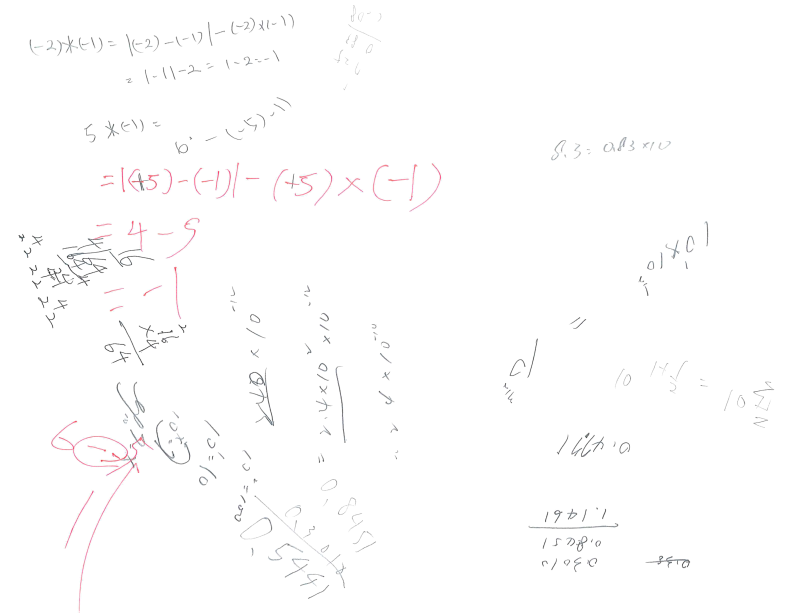
#> input picture assets/hw_layers/20261021144115234_p01.png, 1584 x 1225 px (shown at 1/2 size); its folder holds only this picture in this run
$ python inspect_hw_layers.py
#> lines starting #> are read from the running program, lines starting #| are printed output that depends on the picture; after the words box and inside, x2 and y2 are one past the last pixel; in counts of white or black regions, pixels touching at a corner belong together
#!/usr/bin/env python3
"""檢查訓練用筆跡層 (hw_layers) 是否混入印刷文字：把 RGBA 合成到白底，輸出縮圖總覽。"""
import glob
import os
import cv2
import numpy as np

QA = r"C:\Users\retsn\.gemini\antigravity\brain\f687af4b-740f-482b-a1f5-e84a253db0a3\qa"
paths = sorted(glob.glob("assets/hw_layers/*.png"))

def on_white(rgba):
    a = rgba[:, :, 3:4].astype(np.float32) / 255.0
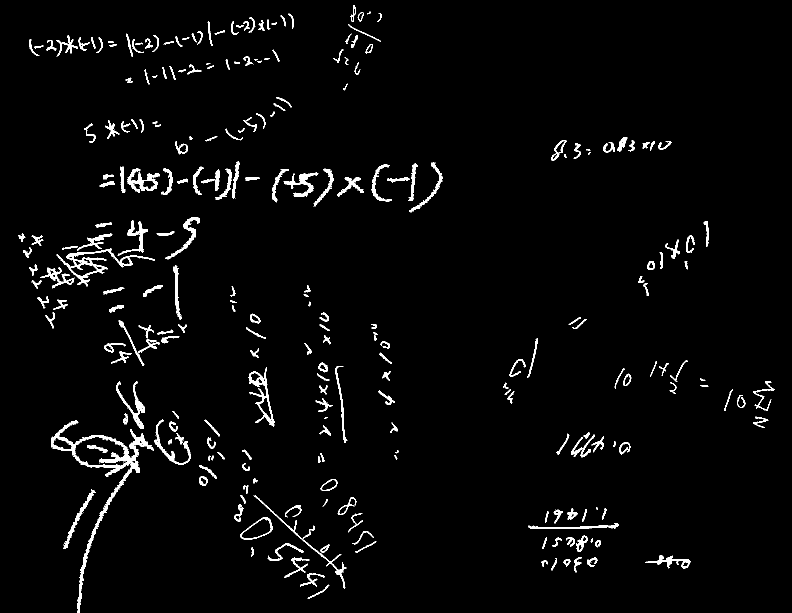
#> a: shape (1225, 1584, 1) float32 (shown at 1/2 size); values 0 (black) and 1 (white), 2.8% white; 356 white regions (99 under 20 px), largest, box (x1, y1, x2, y2) and area: (102, 841, 308, 1225) 5703, (113, 497, 310, 573) 2159, (497, 734, 549, 853) 1360
    return (rgba[:, :, :3] * a + 255 * (1 - a)).astype(np.uint8)

thumbs = []
for p in paths:
    im = on_white(cv2.imread(p, cv2.IMREAD_UNCHANGED))
    t = cv2.resize(im, (300, int(im.shape[0] * 300 / im.shape[1])), interpolation=cv2.INTER_AREA)
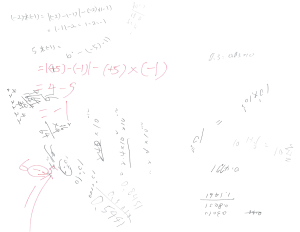
#> t: shape (232, 300, 3); mean B, G, R 253.4, 253.3, 253.6
    t = cv2.copyMakeBorder(t[:420], 0, max(0, 420 - t[:420].shape[0]), 0, 0, cv2.BORDER_CONSTANT, value=(255, 255, 255))
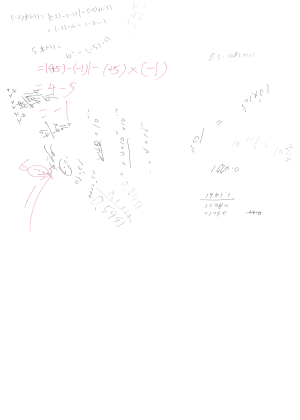
#> t: shape (420, 300, 3); mean B, G, R 254.1, 254.1, 254.2
    cv2.putText(t, os.path.basename(p)[-10:-4], (5, 20), cv2.FONT_HERSHEY_SIMPLEX, 0.6, (0, 0, 255), 2)
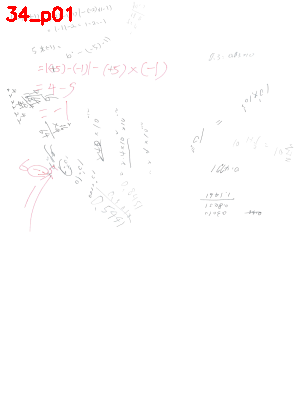
#> t: shape (420, 300, 3); 0.37% of pixels changed, all inside (x1, y1, x2, y2) = (6, 6, 72, 26)
    thumbs.append(t)
while len(thumbs) % 7:
    thumbs.append(np.full_like(thumbs[0], 255))
#> this loop made 6 passes
#> after the loop, thumbs = 7 items
rows = [np.hstack(thumbs[i:i + 7]) for i in range(0, len(thumbs), 7)]
#> rows = 1 item
cv2.imwrite(os.path.join(QA, "hw_layers_overview.jpg"), np.vstack(rows), [cv2.IMWRITE_JPEG_QUALITY, 80])
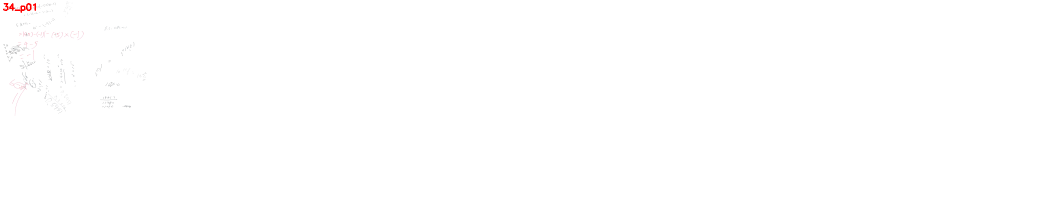
#> saved as hw_layers_overview.jpg: shape (420, 2100, 3) (shown at 1/2 size); mean B, G, R 254.7, 254.7, 254.9

# 全解析度：第一頁左上 900x700
full = on_white(cv2.imread(paths[0], cv2.IMREAD_UNCHANGED))
cv2.imwrite(os.path.join(QA, "hw_layer_p01_full_crop.png"), full[:700, :900])
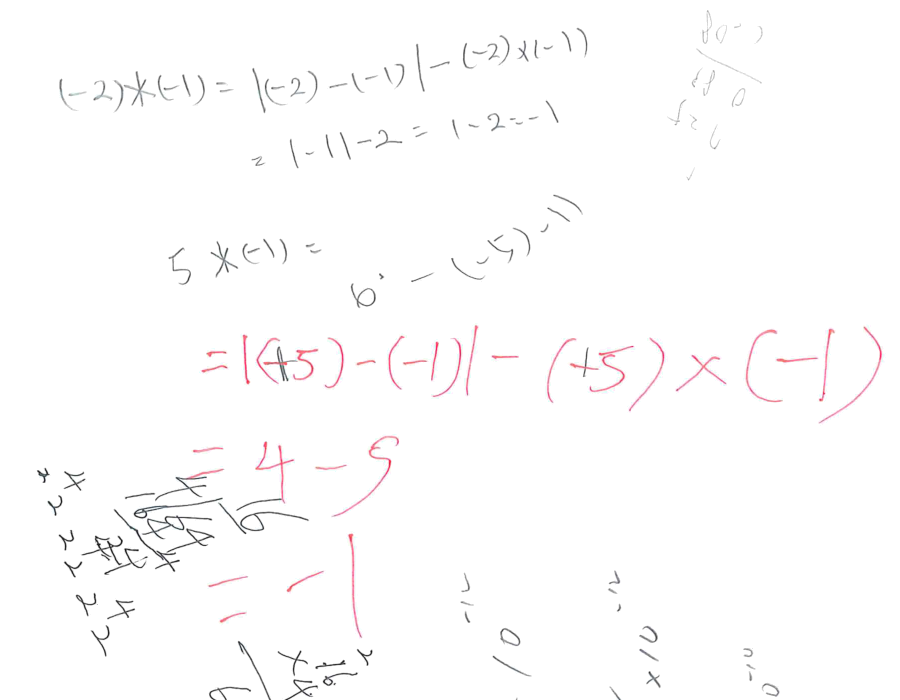
#> saved as hw_layer_p01_full_crop.png: shape (700, 900, 3); mean B, G, R 252.7, 252.5, 253.1
print("done", len(paths))

$ run again, on assets/hw_layers/20261021144115234_p05.png
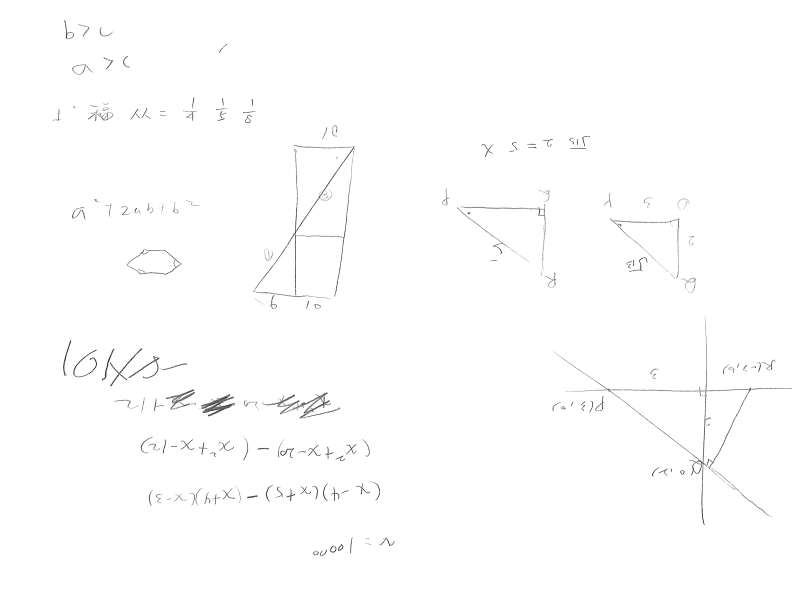
#> input picture assets/hw_layers/20261021144115234_p05.png, 1584 x 1225 px (shown at 1/2 size)
#> a: shape (1225, 1584, 1) float32; values 0 (black) and 1 (white), 1.7% white; 160 white regions (13 under 20 px), largest, box (x1, y1, x2, y2) and area: (1105, 631, 1584, 1051) 4875, (506, 289, 711, 599) 3846, (524, 784, 681, 837) 2106
#> `cv2.putText(t, os.path.basename(p)[-10:-4], (5, 20), cv2.FONT_HERSHEY_..`:
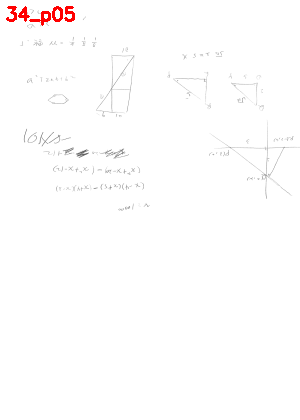
#> t: shape (420, 300, 3); mean of channels 0, 1, 2 253.2, 253.2, 254.2; drawn as B, G, R
#> the loop `while len(thumbs) % 7:` made 6 passes
#> after the loop `while len(thumbs) % 7:`: thumbs = 7 items
#> rows = 1 item
#> `cv2.imwrite(os.path.join(QA, "hw_layer_p01_full_crop.png"), full[:700,..`:
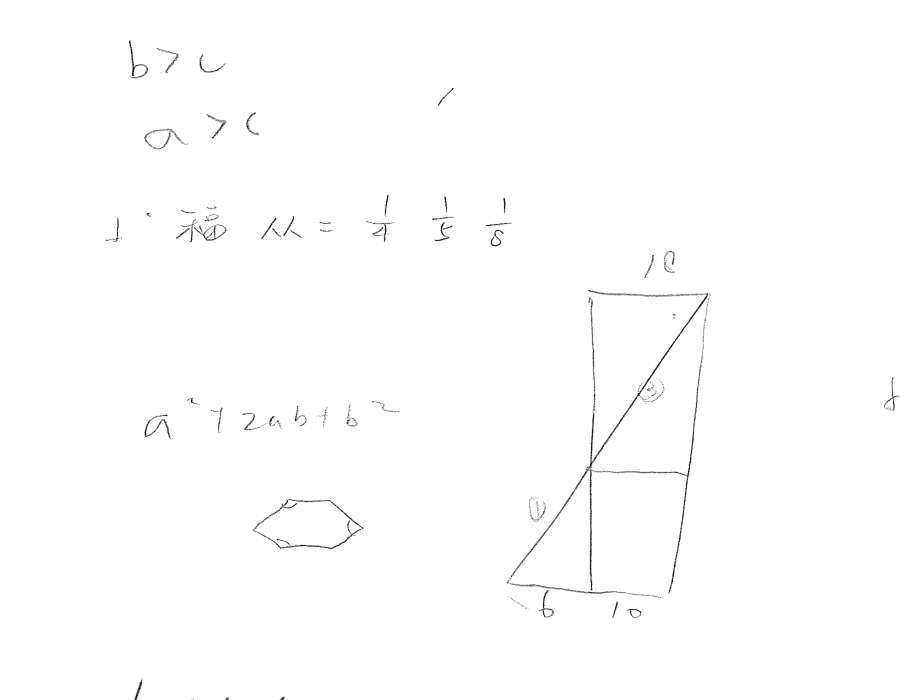
#> saved as hw_layer_p01_full_crop.png: shape (700, 900, 3); min 8, max 255, mean 253.8

$ run again, on assets/hw_layers/20261021144115234_p06.png
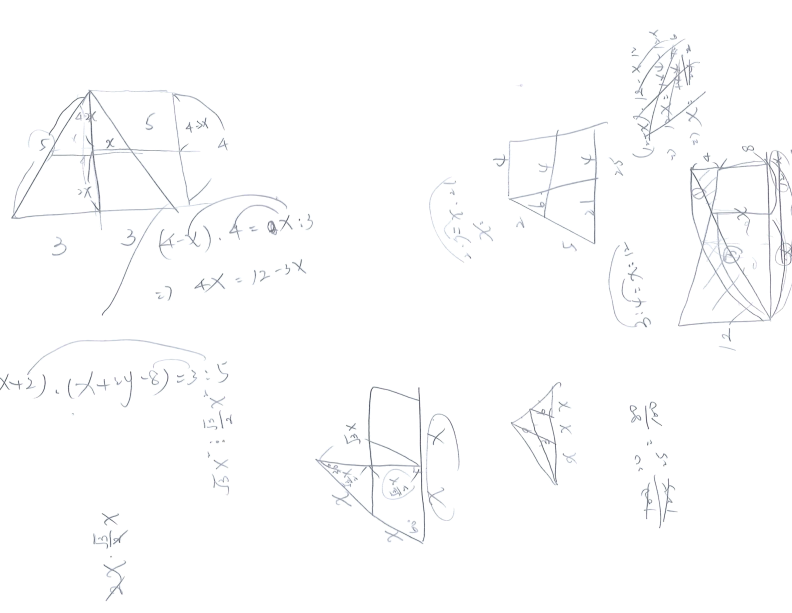
#> input picture assets/hw_layers/20261021144115234_p06.png, 1584 x 1225 px (shown at 1/2 size)
#> a: shape (1225, 1584, 1) float32; values 0 (black) and 1 (white), 4.5% white; 291 white regions (152 under 20 px), largest, box (x1, y1, x2, y2) and area: (1356, 290, 1584, 654) 15909, (22, 178, 575, 632) 14989, (630, 772, 852, 1089) 7525
#> `cv2.putText(t, os.path.basename(p)[-10:-4], (5, 20), cv2.FONT_HERSHEY_..`:
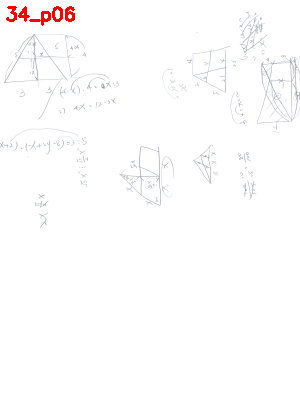
#> t: shape (420, 300, 3); mean B, G, R 252.8, 252.7, 253.7
#> the loop `while len(thumbs) % 7:` made 6 passes
#> after the loop `while len(thumbs) % 7:`: thumbs = 7 items
#> rows = 1 item
#> `cv2.imwrite(os.path.join(QA, "hw_layer_p01_full_crop.png"), full[:700,..`:
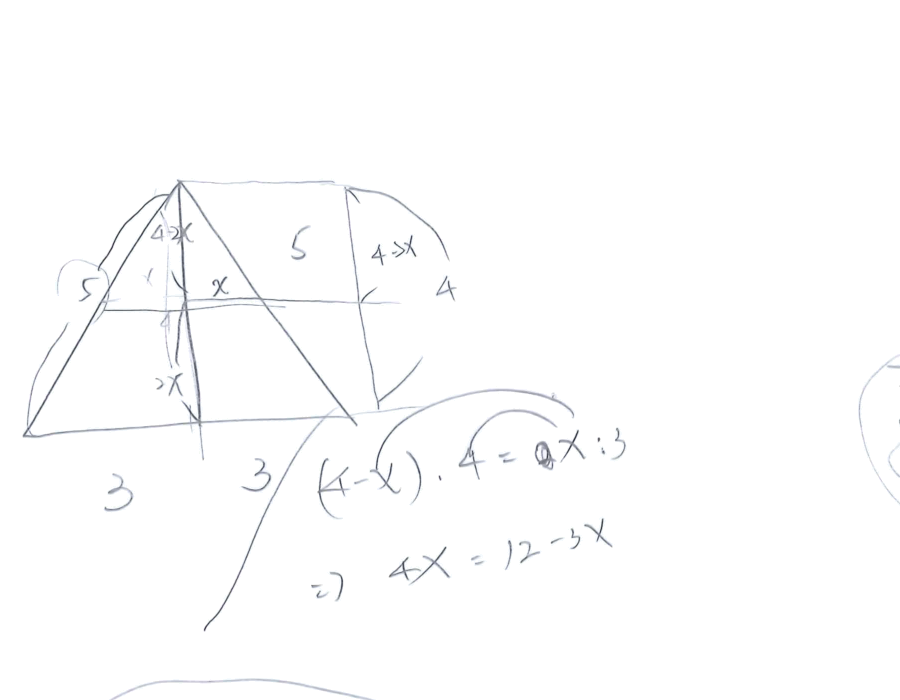
#> saved as hw_layer_p01_full_crop.png: shape (700, 900, 3); mean B, G, R 253.4, 253.2, 253

$ run again, on assets/hw_layers/20261021144115234_p07.png
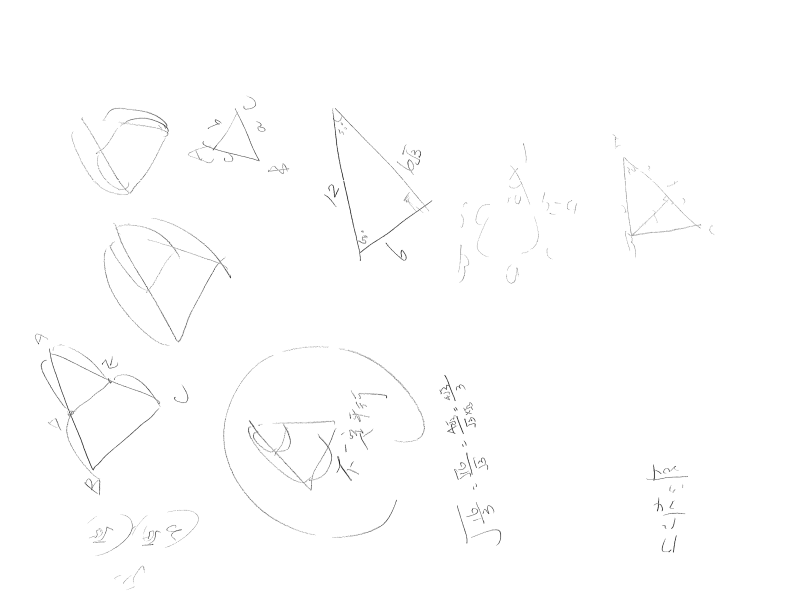
#> input picture assets/hw_layers/20261021144115234_p07.png, 1584 x 1225 px (shown at 1/2 size)
#> a: shape (1225, 1584, 1) float32; values 0 (black) and 1 (white), 1.7% white in thin lines or dots, all inside (x1, y1, x2, y2) = (69, 191, 1430, 1181)
#> `cv2.putText(t, os.path.basename(p)[-10:-4], (5, 20), cv2.FONT_HERSHEY_..`:
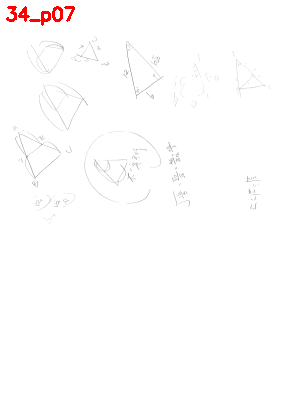
#> t: shape (420, 300, 3); mean of channels 0, 1, 2 253.4, 253.4, 254.3; drawn as B, G, R
#> the loop `while len(thumbs) % 7:` made 6 passes
#> after the loop `while len(thumbs) % 7:`: thumbs = 7 items
#> rows = 1 item
#> `cv2.imwrite(os.path.join(QA, "hw_layer_p01_full_crop.png"), full[:700,..`:
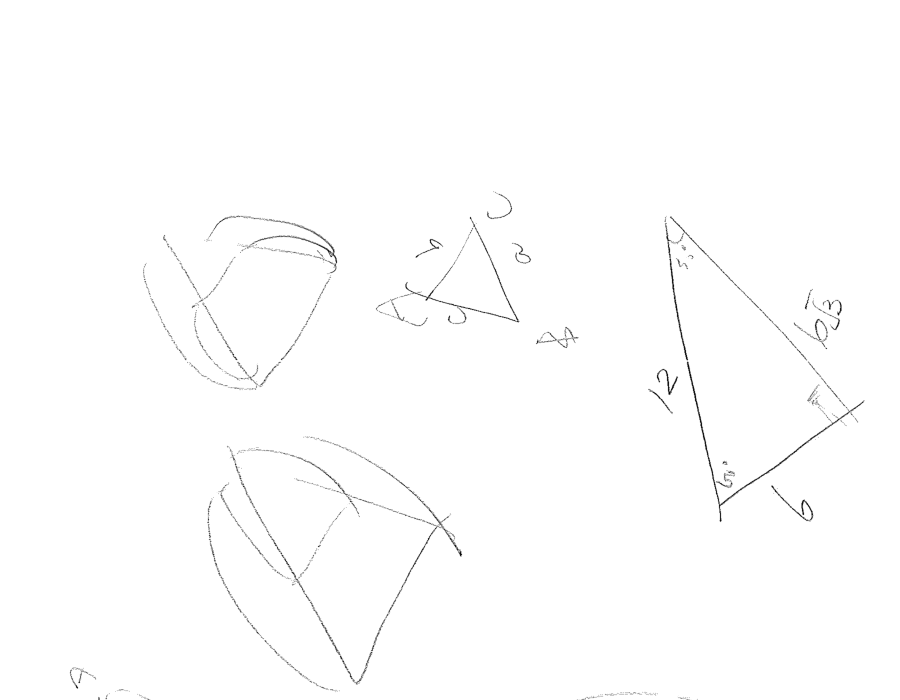
#> saved as hw_layer_p01_full_crop.png: shape (700, 900, 3); min 0, max 255, mean 253.6
